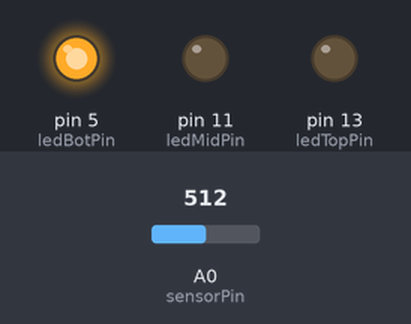
The sketch below on a simulated Arduino Uno, built with avr-gcc and run on an emulated ATmega328P. Shown: output pins drawn as LEDs (lit = HIGH). The test bench sets the inputs (shaded band); at power-on: A0 (sensorPin) = 512. What the sketch prints to the serial monitor is not drawn.

Above: at 0.1 s.
At 1.1 s:
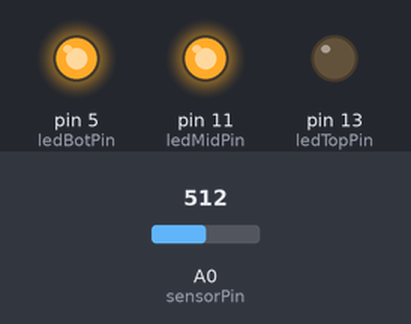
At 1.8 s:
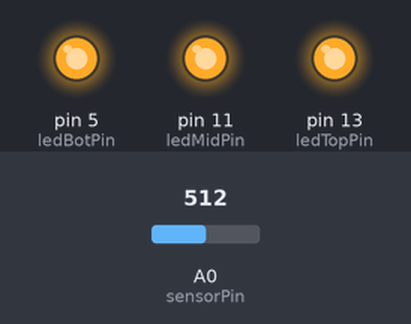
Timing chart, 0 to 3.3 s (numbered marks = the images above):
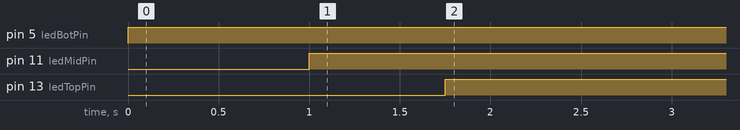

Measured:
- by itself, pin 5 (ledBotPin): LOW → HIGH at 0.00 s
- by itself, pin 11 (ledMidPin): LOW → HIGH at 1.0 s
- by itself, pin 13 (ledTopPin): LOW → HIGH at 1.8 s

The sketch:

mothers-love.ino
```cpp
int sensorPin = A0;    // select the input pin for the potentiometer
int ledBotPin = 5;      // select the pin for the LED
int ledMidPin = 11;
int ledTopPin = 13;
int sensorValue = 0;  // variable to store the value coming from the sensor

void setup() {
  // declare the ledPin as an OUTPUT:
  pinMode(ledBotPin, OUTPUT);
  pinMode(ledMidPin, OUTPUT);
  pinMode(ledTopPin, OUTPUT);
  Serial.begin(9600);
}

void loop() {
  // read the value from the sensor:
  sensorValue = analogRead(sensorPin);

  // potentiometer value
  Serial.println(sensorValue);

  // LED light change
    analogWrite(ledBotPin, 255);
    delay(1000);
    analogWrite(ledMidPin, 255);
    delay(750);
    analogWrite(ledTopPin, 255);
    delay(8000);

}
```
